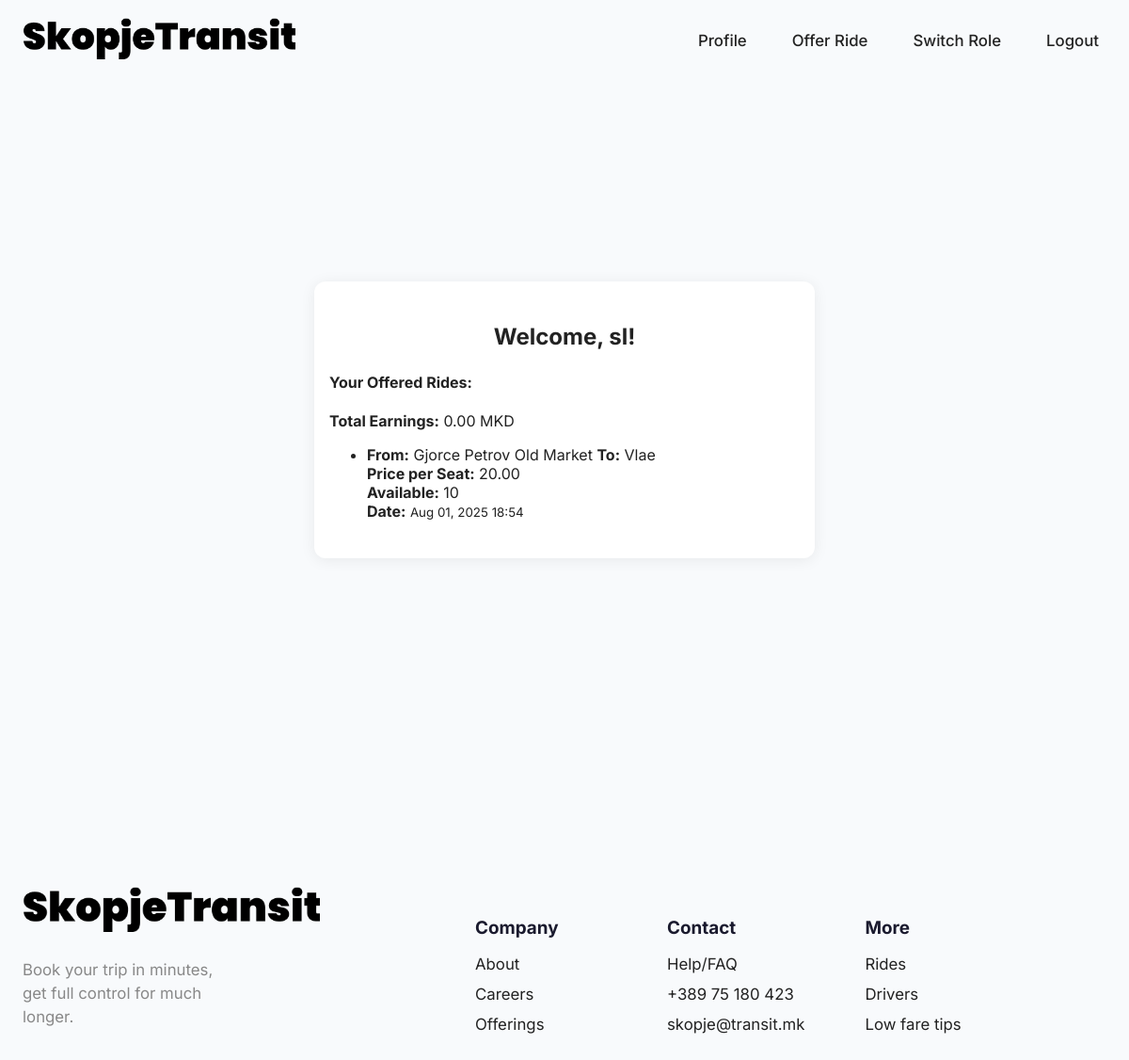
The page /accounts/profile/ (signed in) on the database as committed earlier.
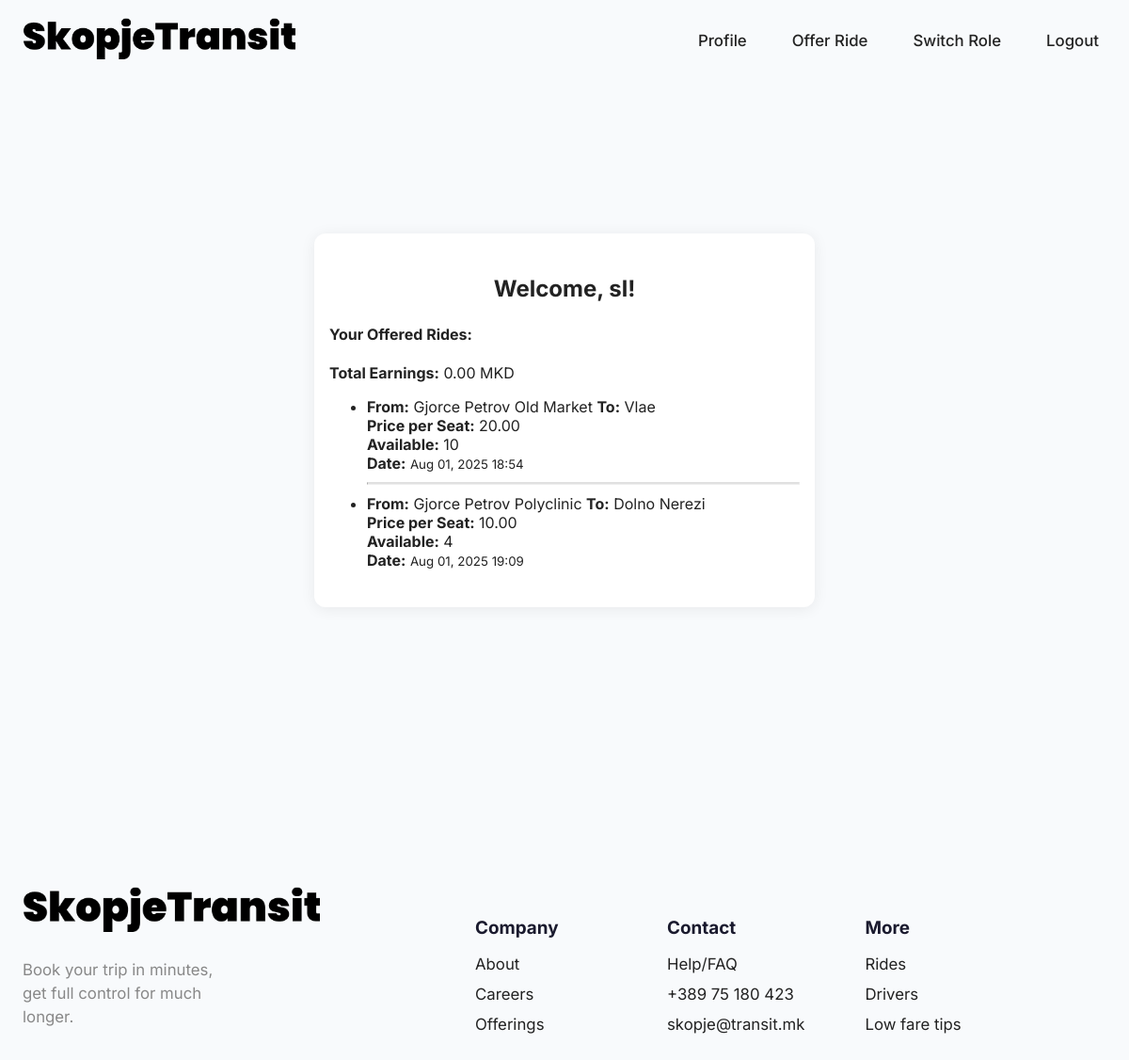
The same page on the database as committed later.
### rides/models.py (models this page shows, shortened)
class Ride(models.Model):
    driver = models.ForeignKey(settings.AUTH_USER_MODEL, on_delete=models.CASCADE, related_name='driven_rides')
    start_location = models.CharField(max_length=100)
    end_location = models.CharField(max_length=100)
    stops = models.ManyToManyField('Stop')
    seat_price = models.DecimalField(max_digits=6, decimal_places=2)
    available_seats = models.PositiveIntegerField()
    departure_time = models.DateTimeField()
    created_at = models.DateTimeField(auto_now_add=True)

### accounts/views.py (the view)
# urls.py: path('profile/', views.profile_view, name='profile'),
@login_required
def profile_view(request):
    profile, created = Profile.objects.get_or_create(user=request.user)
    if profile.role == 'driver':
        rides = Ride.objects.filter(driver=request.user)
        total_earnings = sum([
            ride.seat_price * Booking.objects.filter(ride=ride).count()
            for ride in rides
        ])
        context = {
            'user_type': 'driver',
            'rides': rides,
            'total_earnings': total_earnings,
        }
    else:
        bookings = Booking.objects.filter(passenger=request.user).select_related('ride')
        context = {
            'user_type': 'passenger',
            'bookings': bookings,
        }
    return render(request, 'profile.html', context)

### accounts/templates/profile.html
{% extends 'base.html' %}
{% block content %}
<div style="min-height: calc(100vh - 80px); display: flex; flex-direction: column; justify-content: center; align-items: center;">
  <div style="width:100%; max-width:500px; background:#fff; border-radius:12px; box-shadow:0 2px 16px rgba(0,0,0,0.07); padding:24px 16px;">
    <h2 style="margin-bottom: 24px; text-align: center;">Welcome, {{ request.user.username }}!</h2>
    {% if user_type == 'passenger' %}
        <h4 class="mb-3">Your Booked Rides:</h4>
        {% if bookings %}
            <ul class="list-group">
                {% for booking in bookings %}
                    <li class="list-group-item d-flex justify-content-between align-items-center">
                        <div>
                            <strong>From:</strong> {{ booking.ride.start_location }}
                            <strong>To:</strong> {{ booking.ride.end_location }}<br>
                            <strong>Driver:</strong> {{ booking.ride.driver.username }} <br> <strong>Stop:</strong> {{ booking.stop }}
                        </div>
                        <div>
                            <span class="badge bg-success rounded-pill"><strong>Price:</strong>{{ booking.ride.seat_price }} MKD</span><br>
                            <strong>Date:</strong><small>{{ booking.created_at|date:"M d, Y H:i" }}</small>
                        </div>
                    </li>
                    {% if not forloop.last %}
                        <hr style="margin: 10px 0 10px 0; border-top: 2px solid #e0e0e0; border-radius: 1px;">
                    {% endif %}
                {% endfor %}
            </ul>
        {% else %}
            <p>No bookings yet.</p>
        {% endif %}
    {% elif user_type == 'driver' %}
        <h4 class="mb-3">Your Offered Rides:</h4>
        <p><strong>Total Earnings:</strong> {{ total_earnings }} MKD</p>
        {% if rides %}
            <ul class="list-group">
                {% for ride in rides %}
                    <li class="list-group-item d-flex justify-content-between align-items-center">
                        <div>
                            <strong>From:</strong> {{ ride.start_location }}
                            <strong>To:</strong> {{ ride.end_location }}<br>
                            <strong>Price per Seat:</strong> {{ ride.seat_price }} <br> <strong>Available:</strong> {{ ride.available_seats }}
                        </div>
                        <div>
                          <strong>Date:</strong>  <small>{{ ride.departure_time|date:"M d, Y H:i" }}</small>
                        </div>
                    </li>
                    {% if not forloop.last %}
                        <hr style="margin: 10px 0 10px 0; border-top: 2px solid #e0e0e0; border-radius: 1px;">
                    {% endif %}
                {% endfor %}
            </ul>
        {% else %}
            <p>No rides offered yet.</p>
        {% endif %}
    {% endif %}
  </div>
</div>
{% endblock %}

Rows that differ between the two databases and show on the page:
added Ride: start_location "Gjorce Petrov Polyclinic", end_location "Dolno Nerezi", seat_price "10.00", available_seats "4", departure_time "Aug 01, 2025 19:09"
